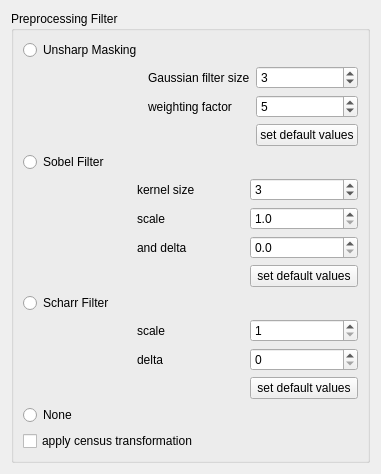
<?xml version="1.0" encoding="UTF-8"?>
<ui version="4.0">
 <class>PreprocessingFilterWidget</class>
 <widget class="QWidget" name="PreprocessingFilterWidget">
  <property name="geometry">
   <rect>
    <x>0</x>
    <y>0</y>
    <width>339</width>
    <height>435</height>
   </rect>
  </property>
  <property name="windowTitle">
   <string>Form</string>
  </property>
  <layout class="QVBoxLayout" name="verticalLayout">
   <item>
    <widget class="QGroupBox" name="groupBox_3">
     <property name="title">
      <string>Preprocessing Filter</string>
     </property>
     <layout class="QVBoxLayout" name="verticalLayout_2">
      <item>
       <layout class="QGridLayout" name="gridLayout">
        <item row="0" column="0">
         <widget class="QRadioButton" name="useUnsharpMasking">
          <property name="text">
           <string>Unsharp Masking</string>
          </property>
         </widget>
        </item>
        <item row="1" column="1">
         <widget class="QLabel" name="label_2">
          <property name="text">
           <string>Gaussian filter size</string>
          </property>
         </widget>
        </item>
        <item row="1" column="2">
         <widget class="QDoubleSpinBox" name="maskingSigma">
          <property name="decimals">
           <number>0</number>
          </property>
          <property name="minimum">
           <double>1.000000000000000</double>
          </property>
          <property name="maximum">
           <double>7.000000000000000</double>
          </property>
          <property name="singleStep">
           <double>1.000000000000000</double>
          </property>
          <property name="value">
           <double>3.000000000000000</double>
          </property>
         </widget>
        </item>
        <item row="2" column="1">
         <widget class="QLabel" name="label_5">
          <property name="text">
           <string>weighting factor</string>
          </property>
         </widget>
        </item>
        <item row="2" column="2">
         <widget class="QDoubleSpinBox" name="maskingWeight">
          <property name="decimals">
           <number>0</number>
          </property>
          <property name="minimum">
           <double>1.000000000000000</double>
          </property>
          <property name="maximum">
           <double>10.000000000000000</double>
          </property>
          <property name="singleStep">
           <double>1.000000000000000</double>
          </property>
          <property name="value">
           <double>5.000000000000000</double>
          </property>
         </widget>
        </item>
        <item row="3" column="2">
         <widget class="QPushButton" name="defaultButtonUnsharp">
          <property name="text">
           <string>set default values</string>
          </property>
         </widget>
        </item>
       </layout>
      </item>
      <item>
       <layout class="QGridLayout" name="gridLayout_2">
        <item row="3" column="1">
         <widget class="QLabel" name="label_7">
          <property name="text">
           <string>and delta</string>
          </property>
         </widget>
        </item>
        <item row="1" column="2">
         <widget class="QDoubleSpinBox" name="ksizeSobel">
          <property name="decimals">
           <number>0</number>
          </property>
          <property name="minimum">
           <double>1.000000000000000</double>
          </property>
          <property name="maximum">
           <double>7.000000000000000</double>
          </property>
          <property name="singleStep">
           <double>2.000000000000000</double>
          </property>
          <property name="value">
           <double>3.000000000000000</double>
          </property>
         </widget>
        </item>
        <item row="4" column="2">
         <widget class="QPushButton" name="defaultButtonSobel">
          <property name="text">
           <string>set default values</string>
          </property>
         </widget>
        </item>
        <item row="3" column="2">
         <widget class="QDoubleSpinBox" name="deltaSobel">
          <property name="decimals">
           <number>1</number>
          </property>
          <property name="minimum">
           <double>0.000000000000000</double>
          </property>
          <property name="maximum">
           <double>999.000000000000000</double>
          </property>
          <property name="singleStep">
           <double>1.000000000000000</double>
          </property>
          <property name="value">
           <double>0.000000000000000</double>
          </property>
         </widget>
        </item>
        <item row="2" column="2">
         <widget class="QDoubleSpinBox" name="scaleSobel">
          <property name="decimals">
           <number>1</number>
          </property>
          <property name="minimum">
           <double>1.000000000000000</double>
          </property>
          <property name="maximum">
           <double>360.000000000000000</double>
          </property>
          <property name="singleStep">
           <double>1.000000000000000</double>
          </property>
          <property name="value">
           <double>1.000000000000000</double>
          </property>
         </widget>
        </item>
        <item row="2" column="1">
         <widget class="QLabel" name="label_6">
          <property name="text">
           <string>scale</string>
          </property>
         </widget>
        </item>
        <item row="1" column="1">
         <widget class="QLabel" name="label">
          <property name="text">
           <string>kernel size</string>
          </property>
         </widget>
        </item>
        <item row="0" column="0">
         <widget class="QRadioButton" name="useSobelFilter">
          <property name="text">
           <string>Sobel Filter</string>
          </property>
         </widget>
        </item>
       </layout>
      </item>
      <item>
       <layout class="QGridLayout" name="gridLayout_3">
        <item row="0" column="0">
         <widget class="QRadioButton" name="useScharrFilter">
          <property name="text">
           <string>Scharr Filter</string>
          </property>
         </widget>
        </item>
        <item row="1" column="1">
         <widget class="QLabel" name="label_8">
          <property name="text">
           <string>scale</string>
          </property>
         </widget>
        </item>
        <item row="1" column="2">
         <widget class="QDoubleSpinBox" name="scaleScharr">
          <property name="decimals">
           <number>0</number>
          </property>
          <property name="minimum">
           <double>1.000000000000000</double>
          </property>
          <property name="maximum">
           <double>50.000000000000000</double>
          </property>
          <property name="singleStep">
           <double>1.000000000000000</double>
          </property>
          <property name="value">
           <double>1.000000000000000</double>
          </property>
         </widget>
        </item>
        <item row="2" column="1">
         <widget class="QLabel" name="label_9">
          <property name="text">
           <string>delta</string>
          </property>
         </widget>
        </item>
        <item row="2" column="2">
         <widget class="QDoubleSpinBox" name="deltaScharr">
          <property name="decimals">
           <number>0</number>
          </property>
          <property name="minimum">
           <double>0.000000000000000</double>
          </property>
          <property name="maximum">
           <double>100.000000000000000</double>
          </property>
          <property name="singleStep">
           <double>1.000000000000000</double>
          </property>
          <property name="value">
           <double>0.000000000000000</double>
          </property>
         </widget>
        </item>
        <item row="3" column="2">
         <widget class="QPushButton" name="defaultButtonScharr">
          <property name="text">
           <string>set default values</string>
          </property>
         </widget>
        </item>
       </layout>
      </item>
      <item>
       <widget class="QRadioButton" name="NoPreprocessing">
        <property name="text">
         <string>None</string>
        </property>
       </widget>
      </item>
      <item>
       <widget class="QCheckBox" name="useCensus">
        <property name="text">
         <string>apply census transformation</string>
        </property>
       </widget>
      </item>
     </layout>
    </widget>
   </item>
  </layout>
 </widget>
 <resources/>
 <connections/>
</ui>
